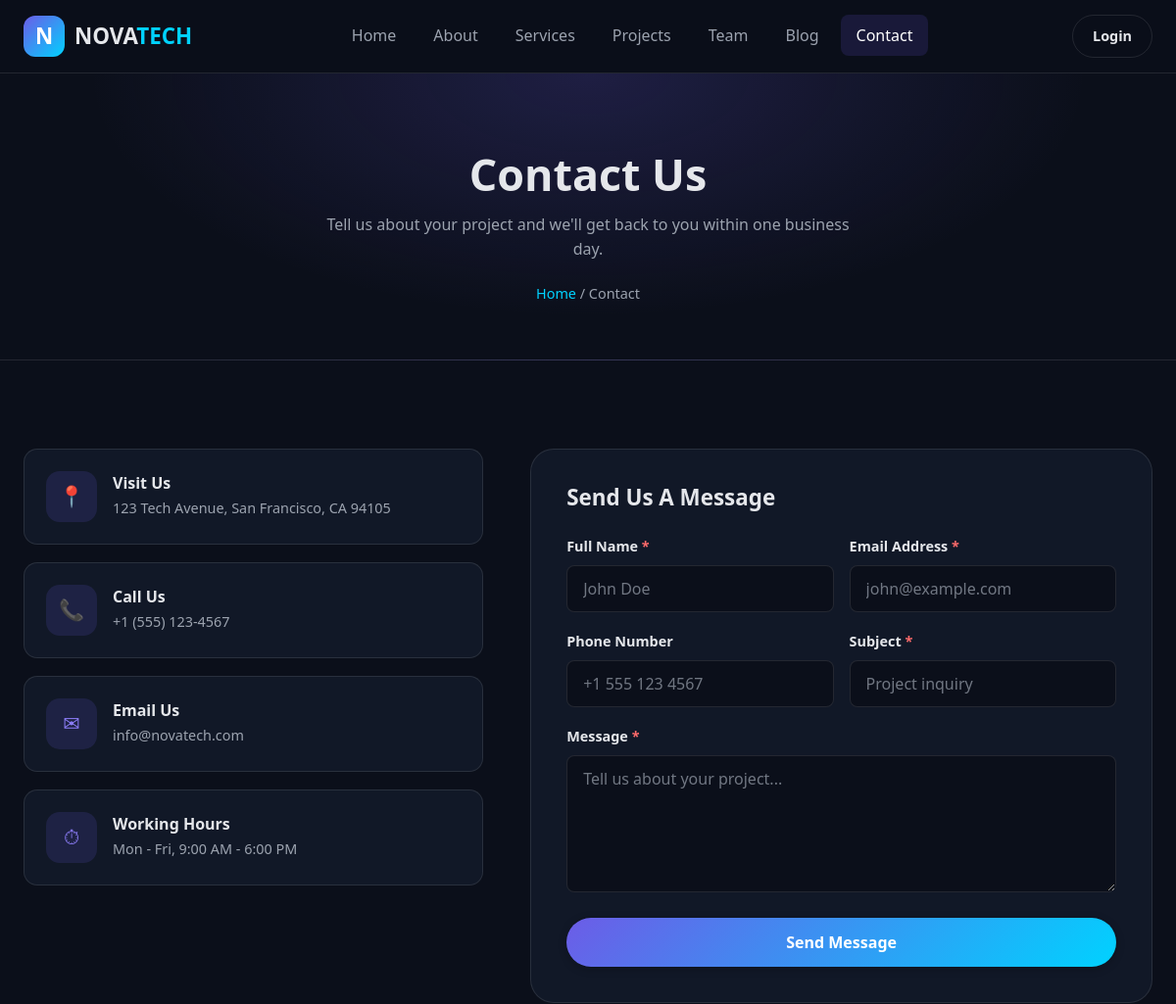
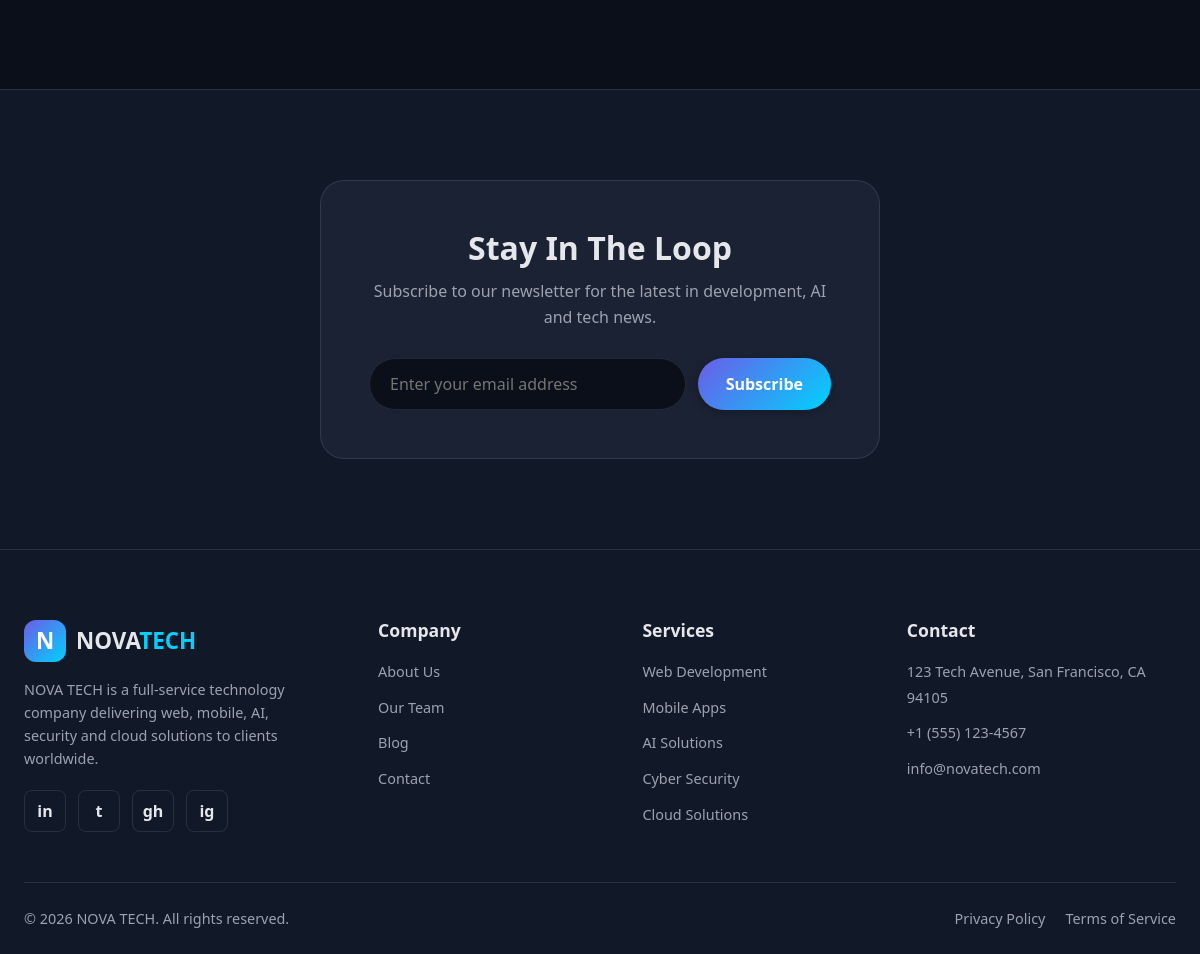
The page /contact.php on the database its author committed (2 pictures, top to bottom).
### tables this page shows
CREATE TABLE IF NOT EXISTS settings (
    id INT AUTO_INCREMENT PRIMARY KEY,
    setting_key VARCHAR(100) NOT NULL UNIQUE,
    setting_value TEXT,
    created_at TIMESTAMP DEFAULT CURRENT_TIMESTAMP,
    updated_at TIMESTAMP DEFAULT CURRENT_TIMESTAMP ON UPDATE CURRENT_TIMESTAMP,
    INDEX idx_key (setting_key)
);

### includes/functions.php (called while the page is built, shortened)
<?php
function sanitize($input) {
    return htmlspecialchars(trim($input), ENT_QUOTES, 'UTF-8');
}
function base_url($path = '') {
    $base = SITE_URL;
    if (!empty($path)) {
        $base .= '/' . ltrim($path, '/');
    }
    return $base;
}
function fetch_one($pdo, $sql, $params = []) {
    $stmt = $pdo->prepare($sql);
    $stmt->execute($params);
    return $stmt->fetch();
}
function get_setting($pdo, $key, $default = '') {
    $result = fetch_one($pdo, "SELECT setting_value FROM settings WHERE setting_key = ?", [$key]);
    return $result ? $result['setting_value'] : $default;
}

### contact.php (the view, shortened to what this page needs)
<?php
require_once __DIR__ . '/config/database.php';
require_once __DIR__ . '/includes/functions.php';
$site_phone  = get_setting($pdo, 'site_phone', '+1 (555) 123-4567');
$site_email  = get_setting($pdo, 'site_email', 'hello@novatech.com');
$site_address = get_setting($pdo, 'site_address', '123 Tech Avenue, San Francisco, CA');
include __DIR__ . '/includes/header.php';
?>
<section class="page-hero">
    <div class="container">
        <h1 class="page-hero__title">Contact Us</h1>
        <p class="page-hero__desc">
            Tell us about your project and we'll get back to you within one business day.
        </p>
        <div class="breadcrumb">
            <a href="<?= base_url('index.php') ?>">Home</a> / <span>Contact</span>
        </div>
    </div>
</section>
<section class="contact-page section-pad">
    <div class="container contact__grid">
        <div class="contact-info" aria-label="Contact information">
            <div class="contact-info__card">
                <div class="contact-info__icon" aria-hidden="true">&#128205;</div>
                <div>
                    <h4>Visit Us</h4>
                    <p><?= sanitize($site_address) ?></p>
                </div>
            </div>
            <div class="contact-info__card">
                <div class="contact-info__icon" aria-hidden="true">&#128222;</div>
                <div>
                    <h4>Call Us</h4>
                    <p><?= sanitize($site_phone) ?></p>
                </div>
            </div>
            <div class="contact-info__card">
                <div class="contact-info__icon" aria-hidden="true">&#9993;</div>
                <div>
                    <h4>Email Us</h4>
                    <p><?= sanitize($site_email) ?></p>
                </div>
            </div>
            <div class="contact-info__card">
                <div class="contact-info__icon" aria-hidden="true">&#9201;</div>
                <div>
                    <h4>Working Hours</h4>
                    <p>Mon - Fri, 9:00 AM - 6:00 PM</p>
                </div>
            </div>
        </div>
        <div class="contact-form-wrap">
            <h2 class="form__title">Send Us A Message</h2>
            <form id="contact-form" novalidate>
                <div class="form__row">
                    <div class="form__group">
                        <label class="form__label" for="contact-name">Full Name <span class="form__required">*</span></label>
                        <input type="text" class="form__input" id="contact-name" name="name" placeholder="John Doe" autocomplete="name">
                    </div>
                    <div class="form__group">
                        <label class="form__label" for="contact-email">Email Address <span class="form__required">*</span></label>
                        <input type="email" class="form__input" id="contact-email" name="email" placeholder="john@example.com" autocomplete="email">
                    </div>
                </div>
                <div class="form__row">
                    <div class="form__group">
                        <label class="form__label" for="contact-phone">Phone Number</label>
                        <input type="tel" class="form__input" id="contact-phone" name="phone" placeholder="+1 555 123 4567" autocomplete="tel">
                    </div>
                    <div class="form__group">
                        <label class="form__label" for="contact-subject">Subject <span class="form__required">*</span></label>
                        <input type="text" class="form__input" id="contact-subject" name="subject" placeholder="Project inquiry">
                    </div>
                </div>
                <div class="form__group">
                    <label class="form__label" for="contact-message">Message <span class="form__required">*</span></label>
                    <textarea class="form__textarea" id="contact-message" name="message" placeholder="Tell us about your project..."></textarea>
                </div>
                <button type="submit" class="btn btn--primary btn--full" id="contact-submit">
                    Send Message
                </button>
            </form>
        </div>
    </div>
</section>
<?php include __DIR__ . '/includes/footer.php'; ?>

### includes/footer.php (shortened to what this page needs)
<section class="newsletter section-pad" id="newsletter">
    <div class="container">
        <div class="newsletter__box">
            <h2 class="newsletter__title">Stay In The Loop</h2>
            <p class="newsletter__desc">
                Subscribe to our newsletter for the latest in development, AI and tech news.
            </p>
            <form class="newsletter__form" id="newsletter-form" novalidate>
                <input type="email" class="newsletter__input" id="newsletter-email" name="email" placeholder="Enter your email address" aria-label="Email address">
                <button type="submit" class="btn btn--primary">Subscribe</button>
            </form>
        </div>
    </div>
</section>
<footer class="footer" id="footer">
    <div class="container">
        <div class="footer__grid">
            <div class="footer__col footer__col--brand">
                <a href="<?= base_url('index.php') ?>" class="navbar__logo footer__logo">
                    <span class="navbar__logo-icon" aria-hidden="true">N</span>
                    <span class="navbar__logo-text">NOVA<span>TECH</span></span>
                </a>
                <p class="footer__about">
                    NOVA TECH is a full-service technology company delivering web, mobile,
                    AI, security and cloud solutions to clients worldwide.
                </p>
                <div class="footer__social" aria-label="Social media links">
                    <a href="#" class="footer__social-link" aria-label="LinkedIn">in</a>
                    <a href="#" class="footer__social-link" aria-label="Twitter">t</a>
                    <a href="#" class="footer__social-link" aria-label="GitHub">gh</a>
                    <a href="#" class="footer__social-link" aria-label="Instagram">ig</a>
                </div>
            </div>
            <div class="footer__col">
                <h4 class="footer__title">Company</h4>
                <ul class="footer__links">
                    <li><a href="<?= base_url('about.php') ?>">About Us</a></li>
                    <li><a href="<?= base_url('team.php') ?>">Our Team</a></li>
                    <li><a href="<?= base_url('blog.php') ?>">Blog</a></li>
                    <li><a href="<?= base_url('contact.php') ?>">Contact</a></li>
                </ul>
            </div>
            <div class="footer__col">
                <h4 class="footer__title">Services</h4>
                <ul class="footer__links">
                    <li><a href="<?= base_url('services.php') ?>">Web Development</a></li>
                    <li><a href="<?= base_url('services.php') ?>">Mobile Apps</a></li>
                    <li><a href="<?= base_url('services.php') ?>">AI Solutions</a></li>
                    <li><a href="<?= base_url('services.php') ?>">Cyber Security</a></li>
                    <li><a href="<?= base_url('services.php') ?>">Cloud Solutions</a></li>
                </ul>
            </div>
            <div class="footer__col">
                <h4 class="footer__title">Contact</h4>
                <ul class="footer__links footer__links--contact">
                    <li><span><?= sanitize(get_setting($pdo, 'site_address', '123 Tech Avenue, San Francisco, CA')) ?></span></li>
                    <li><a href="tel:+15551234567"><?= sanitize(get_setting($pdo, 'site_phone', '+1 (555) 123-4567')) ?></a></li>
                    <li><a href="mailto:hello@novatech.com"><?= sanitize(get_setting($pdo, 'site_email', 'hello@novatech.com')) ?></a></li>
                </ul>
            </div>
        </div>
        <div class="footer__bottom">
            <p>&copy; <?= date('Y') ?> NOVA TECH. All rights reserved.</p>
            <div class="footer__bottom-links">
                <a href="#">Privacy Policy</a>
                <a href="#">Terms of Service</a>
            </div>
        </div>
    </div>
</footer>
</body>
</html>

### css/animations.css (style rules this page uses)
.btn { position: relative; overflow: hidden; }
.btn::after { content: ""; position: absolute; top: 0; left: -100%; width: 60%; height: 100%; background: linear-gradient(90deg, transparent, rgba(255, 255, 255, 0.25), transparent); transform: skewX(-20deg); transition: left 0.5s ease; }

### rows shown on the page
settings: setting_value "123 Tech Avenue, San Francisco, CA 94105"
settings: setting_value "+1 (555) 123-4567"
settings: setting_value "info@novatech.com"
